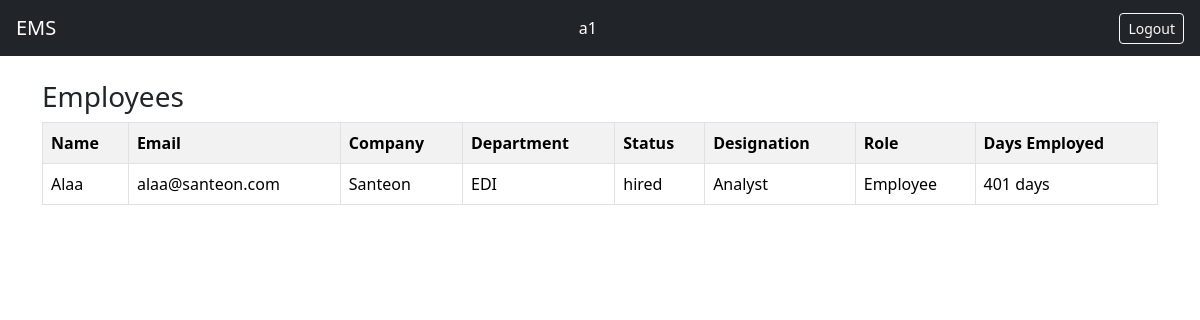
Page / (signed in) on the committed database.
### employees/models.py (models this page shows, shortened)
class Employee(models.Model):
    STATUS_CHOICES = [
        ('application', 'Application Received'),
        ('interview', 'Interview Scheduled'),
        ('hired', 'Hired'),
        ('rejected', 'Not Accepted'),
    ]
    company = models.ForeignKey(Company, on_delete=models.PROTECT, related_name='employees')
    department = models.ForeignKey(Department, on_delete=models.PROTECT, related_name='employees')
    status = models.CharField(max_length=20, choices=STATUS_CHOICES)
    name = models.CharField(max_length=255)
    email = models.EmailField(unique=True)
    mobile = models.CharField(max_length=22, unique=True)
    address = models.TextField()
    designation = models.CharField(max_length=255)
    hired_on = models.DateField(null=True, blank=True) # Can be null if not hired yet
    user = models.OneToOneField(User, on_delete=models.CASCADE)
    @property
    def days_employed(self):
        if self.status == 'hired' and self.hired_on:
            return (date.today() - self.hired_on).days
        return None
    def is_manager(self):
        return self.user.groups.filter(name='Manager').exists()

### companies/models.py (models this page shows, shortened)
class Company(models.Model):
    name = models.CharField(max_length=255)
    departments_count = models.PositiveIntegerField(default=0)
    employees_count = models.PositiveIntegerField(default=0)
    class Meta:
        verbose_name_plural = "Companies"

class Department(models.Model):
    company = models.ForeignKey(Company, on_delete=models.PROTECT, related_name='departments')
    name = models.CharField(max_length=255)
    employees_count = models.PositiveIntegerField(default=0)

### ems/views.py (the view)
# urls.py: path('', employee_list, name='home'),
@login_required
def employee_list(request):
    user = request.user
    is_manager = user.groups.filter(name='Manager').exists()
    if user.is_superuser:
        employees = Employee.objects.all()
    elif is_manager:
        employees = Employee.objects.filter(
            department=user.employee.department
        )
    else:
        employees = Employee.objects.filter(user=user)
    companies = None
    if user.is_superuser:
        companies = Company.objects.all()
    departments = None
    if user.is_superuser:
        departments = Department.objects.select_related('company')
    elif is_manager:
        departments = Department.objects.filter(
            company=user.employee.company
        ).select_related('company')
    return render(
        request,
        'employees/list.html',
        {
            'employees': employees,
            'is_manager': is_manager,
            'companies': companies,
            'departments': departments,
        }
    )

### templates/employees/list.html (shortened to what this page needs)
{% extends "base.html" %}
{% block content %}
<h3>Employees</h3>
<table class="table table-bordered table-striped">
    <tr>
        <th>Name</th>
        <th>Email</th>
        <th>Company</th>
        <th>Department</th>
        <th>Status</th>
        <th>Designation</th>
        <th>Role</th>
        <th>Days Employed</th>
    </tr>
    {% for e in employees %}
    <tr>
        <td>{{ e.name }}</td>
        <td>{{ e.email }}</td>
        <td>{{ e.company.name }}</td>
        <td>{{ e.department.name }}</td>
        <td>{{ e.status }}</td>
        <td>{{ e.designation }}</td>
        <td>
            {% if e.is_manager %}
                Manager
            {% else %}
                Employee
            {% endif %}
        </td>
        <td>
            {% if e.days_employed %}
                {{ e.days_employed }} days
            {% else %}
                Not hired
            {% endif %}
        </td>
    </tr>
    {% endfor %}
</table>
{% endblock %}

### templates/base.html (shortened to what this page needs)
<!DOCTYPE html>
<html>
<head>
    <link href="https://cdn.jsdelivr.net/npm/bootstrap@5.3.2/dist/css/bootstrap.min.css" rel="stylesheet">
</head>
<body>
<nav class="navbar navbar-dark bg-dark px-3">
    <a class="navbar-brand text-white" href="/">EMS</a>
    {% if user.is_authenticated %}
        <span class="text-white me-3">
            {{ user.username }}
        </span>
        <form method="post"
            action="{% url 'logout' %}"
            style="display:inline;">
            <button type="submit"
                    class="btn btn-sm btn-outline-light">
                Logout
            </button>
        </form>
    {% endif %}
</nav>
<div class="container mt-4">
    {% block content %}{% endblock %}
</div>
</body>
</html>

### rows in the picture
Employee: name "Alaa", email "alaa@santeon.com", company.name "Santeon", department.name "EDI", status "hired", designation "Analyst", shows "Employee", days_employed "401"

### other values in the picture
{{ user.username }} "a1"
